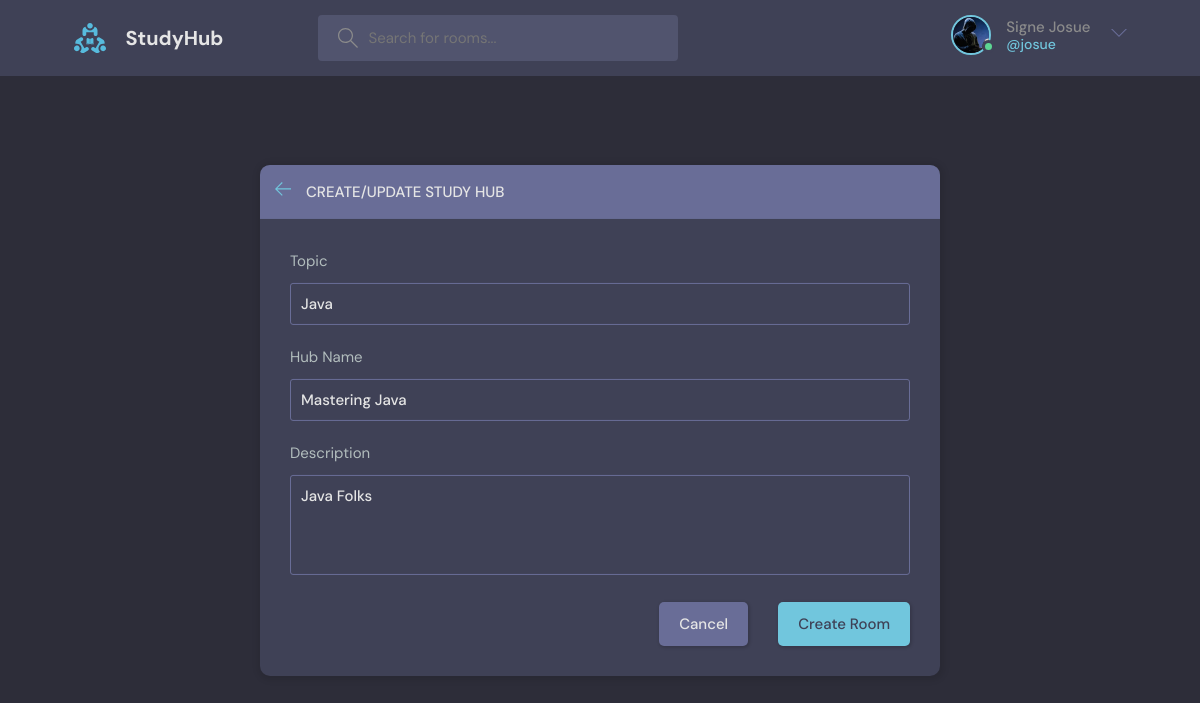
Screenshot of /update-room/3/ (signed in) with the database file from the repository.
### base/models.py (models this page shows, shortened)
class User(AbstractUser):
    username = models.CharField(max_length=50, unique=True)
    email = models.EmailField(unique=True)
    bio = models.TextField(blank=True, null=True)
    avatar = models.ImageField(default='avatar.svg', null=True)
    USERNAME_FIELD = 'email'
    REQUIRED_FIELDS = ['username']

class Room(models.Model):
    host = models.ForeignKey(User, on_delete=models.SET_NULL, null=True)
    topic = models.ForeignKey(Topic, on_delete=models.SET_NULL, null=True)
    name = models.CharField(max_length=200)
    description = models.TextField(null=True, blank=True)
    participants = models.ManyToManyField(User, related_name='participants')
    updated = models.DateTimeField(auto_now=True)
    created = models.DateTimeField(auto_now_add=True)
    class Meta:
        ordering = ["-updated", "-created"]

class Topic(models.Model):
    name = models.CharField(max_length=200)

### base/views.py (the view, shortened to what this page needs)
# urls.py: path('update-room/<str:pk>/', updateRoom, name="update-room"),
@login_required(login_url='login')
def updateRoom(request, pk):
    room = Room.objects.get(id=pk)
    if request.user != room.host:
        return HttpResponse("You are not allowed here!")
    form  = RoomForm(instance=room)
    topics = Topic.objects.all()
    context = { "form": form, "topics": topics, "room": room }
    return render(request, 'base/pages/room_form.html', context)

### base/forms.py
class RoomForm(ModelForm):
    class Meta:
        model = Room
        exclude = ["host", "participants"]

### base/templates/base/pages/room_form.html (shortened to what this page needs)
{% include "main.html" %}
{% block content %}
<main class="create-room layout">
  <div class="container">
    <div class="layout__box">
      <div class="layout__boxHeader">
        <div class="layout__boxTitle">
          <a href="index.html">
            <svg
              version="1.1"
              xmlns="http://www.w3.org/2000/svg"
              width="32"
              height="32"
              viewBox="0 0 32 32"
            >
              <title>arrow-left</title>
              <path
                d="M13.723 2.286l-13.723 13.714 13.719 13.714 1.616-1.611-10.96-10.96h27.625v-2.286h-27.625l10.965-10.965-1.616-1.607z"
              ></path>
            </svg>
          </a>
          <h3>Create/UPDATE Study Hub</h3>
        </div>
      </div>
      <div class="layout__body">
        <form class="form" action="" method="POST">
          <div class="form__group">
            <label for="topic_id">Topic</label>
            <input required name="topic" value="{{ room.topic.name }}" list="topic-list" />
          </div>
          <div class="form__group">
            <label for="name">Hub Name</label>
            {{ form.name }}
          </div>
          <div class="form__group">
            <label for="description">Description</label>
            {{ form.description }}
          </div>
          <div class="form__action">
            <a class="btn btn--dark" href="{% url 'home' %}">Cancel</a>
            <button class="btn btn--main" type="submit">Create Room</button>
          </div>
        </form>
      </div>
    </div>
  </div>
</main>
{% endblock %}

### templates/navbar.html (shortened to what this page needs)
{% load static%}
<header class="header header--loggedIn">
  <div class="container">
    <a href="/" class="header__logo">
      <img src="{% static 'images/logo.svg' %}" />
      <h1>StudyHub</h1>
    </a>
    <form class="header__search" method="GET" action="{% url 'home' %}">
      <label>
        <input type="text" name="q" placeholder="Search for rooms..." />
      </label>
    </form>
    <nav class="header__menu">
      {% if request.user.is_authenticated %}
      <div class="header__user">
        <a href="{% url 'user-profile' request.user.id %}">
          <div class="avatar avatar--medium active">
            <img src="{{ request.user.avatar.url }}" />
          </div>
          <p>
            {% if request.user.get_full_name %}
              {{ request.user.get_full_name }}
            {% else %}
              {{ request.user.username }}
            {% endif %}
            <span>@{{ request.user.username }}</span>
          </p>
        </a>
        <button class="dropdown-button">
          <svg
            version="1.1"
            xmlns="http://www.w3.org/2000/svg"
            width="32"
            height="32"
            viewBox="0 0 32 32"
          >
            <title>chevron-down</title>
            <path d="M16 21l-13-13h-3l16 16 16-16h-3l-13 13z"></path>
          </svg>
        </button>
      </div>
      {% else %}
      <a href="{% url 'login' %}">
        <img src="{% static 'images/avatar.svg' %}" />
        <p>Login</p>
      </a>
      {% endif %}
    </nav>
  </div>
</header>

### rows the page displays
User: user.avatar (picture), user.get_full_name "Signe Josue", user.username "josue"
Room: topic "Java", name "Mastering Java", description "Java Folks"
